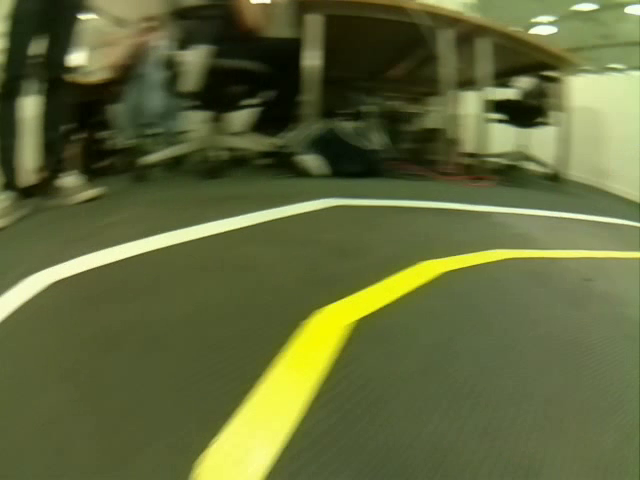
#> input picture frame 61 of 20160310230308_morty.video.mp4, 640 x 480 px
$ python main.py
#> lines starting #> are read from the running program, lines starting #| are printed output that depends on the picture; after the words box and inside, x2 and y2 are one past the last pixel; in counts of white or black regions, pixels touching at a corner belong together
#> further down, frame is the input picture: shape (480, 640, 3); mean B, G, R 58.2, 104.3, 97
#> `hsv_image = cv2.cvtColor(frame, cv2.COLOR_BGR2HLS)`: hsv_image: shape (480, 640, 3); mean of channels 0, 1, 2 35.9, 81.5, 96.8
import cv2
import numpy as np


def get_lane_lines_mask(hsv_image, colors):
    masks = []
    for color in colors:
        if 'low_th' in color and 'high_th' in color:
            mask = cv2.inRange(hsv_image, color['low_th'], color['high_th'])
            masks.append(mask)
#> this loop made 2 passes
#> pass 1, in get_lane_lines_mask, `mask = cv2.inRange(hsv_image, color['low_th'], color['high_th'])`:
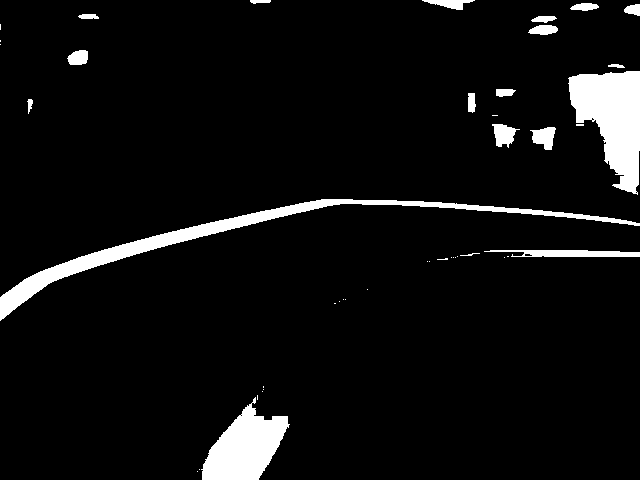
#> mask: shape (480, 640); 6.2% white; 44 white regions (25 under 20 px), largest, box (x1, y1, x2, y2) and area: (0, 199, 640, 321) 6030, (568, 71, 640, 195) 5470, (201, 397, 290, 480) 4061
#> pass 2, in get_lane_lines_mask, `mask = cv2.inRange(hsv_image, color['low_th'], color['high_th'])`:
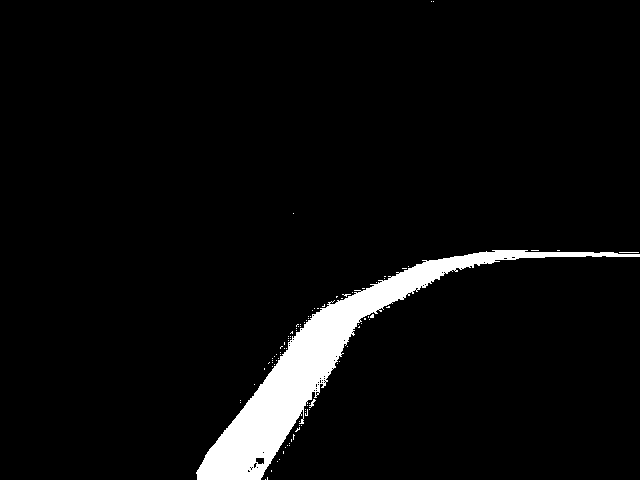
#> mask: shape (480, 640); 4.8% white; 92 white regions (89 under 20 px), largest, box (x1, y1, x2, y2) and area: (196, 250, 640, 480) 14370, (309, 399, 316, 408) 24, (619, 252, 639, 253) 20
#> after the loop, masks = 2 items
    return cv2.add(*masks)
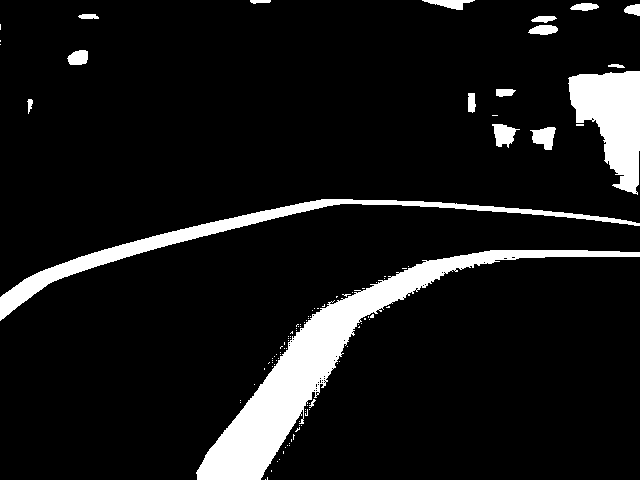
#> returned value: shape (480, 640); 9.4% white; 106 white regions (88 under 20 px), largest, box (x1, y1, x2, y2) and area: (196, 250, 640, 480) 14672, (0, 199, 640, 321) 6030, (568, 71, 640, 195) 5470


# apply mask
def draw_binary_mask(binary_mask, img):
    masked_image = np.zeros_like(img)
    for i in range(3):
        masked_image[:, :, i] = binary_mask.copy()
    return masked_image


sensitivity = 90
lower_white = np.array([0, 169, 0])
upper_white = np.array([255, 255, 255])
lower_yellow = np.array([29, 59, 150])
upper_yellow = np.array([72, 195, 255])

WHITE_LINES = {'low_th': lower_white,
               'high_th': upper_white}

YELLOW_LINES = {'low_th': lower_yellow,
                'high_th': upper_yellow}


def draw_lanes_on_img(i, history):
    hsv_image = cv2.cvtColor(i, cv2.COLOR_BGR2HLS)

    binary_mask = get_lane_lines_mask(hsv_image, [WHITE_LINES, YELLOW_LINES])
    masked_image = draw_binary_mask(binary_mask, hsv_image)

    edges_mask = cv2.Canny(masked_image, 50, 150)
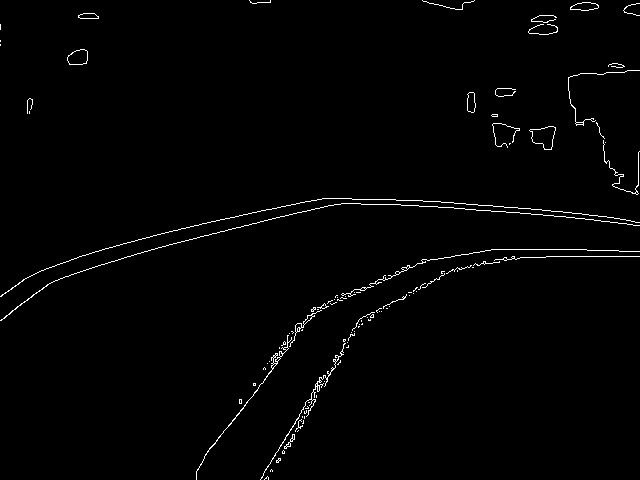
#> edges_mask: shape (480, 640); 1.3% white in thin lines or dots

    # Next we'll create a masked edges image using cv2.fillPoly()
    mask = np.zeros_like(edges_mask)
    ignore_mask_color = 255
    # Define a four sided polygon to mask
    imshape = i.shape
#> imshape = (480, 640, 3)
    vertices = np.array([
        [
            (0, imshape[0]),  # bottom left
            (0, imshape[0] * .5),  # top left
            (imshape[1], imshape[0] * .5),  # top right
            (imshape[1], imshape[0])  # bottom right
        ]
    ], dtype=np.int32)

    # Do the Masking
    cv2.fillPoly(mask, vertices, ignore_mask_color)
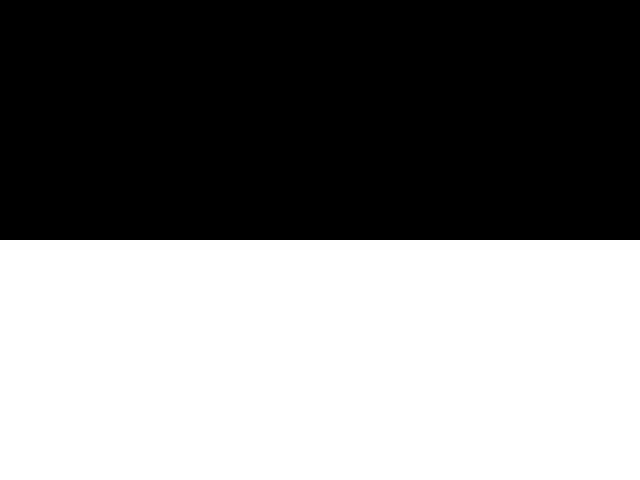
#> mask: shape (480, 640); 50% white; 1 white region, box (x1, y1, x2, y2) and area: (0, 240, 640, 480) 153600
    masked_edges = cv2.bitwise_and(edges_mask, mask)
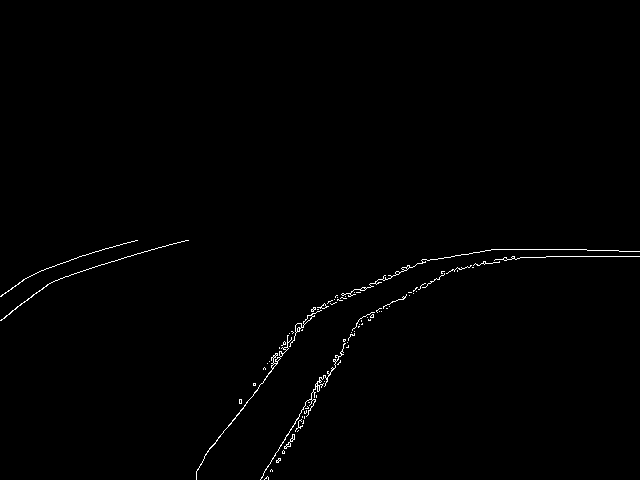
#> masked_edges: shape (480, 640); 0.66% white in thin lines or dots, all inside (x1, y1, x2, y2) = (0, 240, 640, 480)

    # Define the Hough transform parameters
    rho = 2  # distance resolution in pixels
    theta = np.pi / 180  # angular resolution in radians
    threshold = 30  # minimum number of votes
    min_line_length = 20  # minimum number of pixels making up a line
    max_line_gap = 1  # maximum gap in pixels between lines

    # Run Hough on edge detected image
    # Output "lines" is an array containing endpoints of lines
    lines = cv2.HoughLinesP(masked_edges, rho, theta, threshold, np.array([]), min_line_length, max_line_gap)
#> lines = [[546, 256, 639, 256], [260, 479, 275, 454], [491, 249, 539, 249], [233, 420, 249, 399], [69, 275, 100, 265], [77, 257, 136, 240], [616, 250, 636, 251], [124, 257, 157, 248], [15, 308, 49, 283]]
    mxb = np.array([[0, 0]])
    if (lines is not None):
        # Iterate over the output "lines" to calculate m's and b's
        for line in lines:
            for x1, y1, x2, y2 in line:
                m = (y2 - y1) / (x2 - x1)
                b = y1 + -1 * m * x1
                mxb = np.vstack((mxb, [m, b]))
#> this loop made 9 passes

    median_right_m = np.median(mxb[mxb[:, 0] > 0, 0])
    median_left_m = np.median(mxb[mxb[:, 0] < 0, 0])
    median_right_b = np.median(mxb[mxb[:, 0] > 0, 1])
    median_left_b = np.median(mxb[mxb[:, 0] < 0, 1])

    # Calculate the Intersect point of our two lines
    x_intersect = (median_left_b - median_right_b) / (median_right_m - median_left_m)
    y_intersect = median_right_m * (median_left_b - median_right_b) / (median_right_m - median_left_m) + median_right_b
    # Calculate the X-Intercept Points
    # x = (y - b) / m
    left_bottom = (imshape[0] - median_left_b) / median_left_m
#> left_bottom = -324.9
    right_bottom = (imshape[0] - median_right_b) / median_right_m
#> right_bottom = 5216

    # Create a History array for smoothing
    num_frames_to_median = 19
    new_history = [left_bottom, right_bottom, x_intersect, y_intersect]
#> new_history = [-324.9, 5216, 153.6, 226.9]
    if (history.shape[0] == 1):  # First time, create larger array
        history = new_history
#> history = [-324.9, 5216, 153.6, 226.9]
        for j in range(num_frames_to_median):
            history = np.vstack((history, new_history))
    elif (not (np.isnan(new_history).any())):
        history[:-1, :] = history[1:]
        history[-1, :] = new_history
    # Calculate the smoothed line points
    left_bottom_median = np.median(history[:, 0])
#> left_bottom_median = -324.9
    right_bottom_median = np.median(history[:, 1])
#> right_bottom_median = 5216
    x_intersect_median = np.median(history[:, 2])
    y_intersect_median = np.median(history[:, 3])

    # Create our Lines
    cv2.line(
        i,
        (np.int_(left_bottom_median), imshape[0]),
        (np.int_(x_intersect_median), np.int_(y_intersect_median)),
        (255, 0, 0), 4
    )
    cv2.line(
        i,
        (np.int_(right_bottom_median), imshape[0]),
        (np.int_(x_intersect_median), np.int_(y_intersect_median)),
        (0, 0, 255), 4
    )
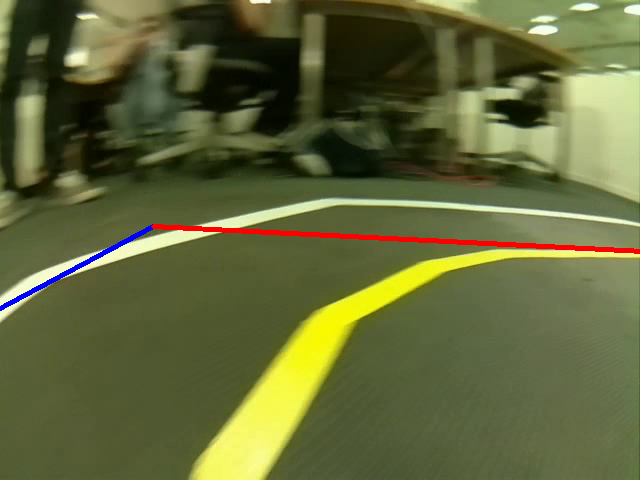
#> i: shape (480, 640, 3); mean B, G, R 57.8, 102.7, 97.5
    # Draw the lines on the image
    return [i, history]

# Process each video frame, note how "history" is passed around
path = "20160310230308_morty.video.mp4"
frames_list = []
video = cv2.VideoCapture(path)

history = np.array([[0, 0, 0, 0]])  # Initialize History
images_list = []
masked_image_list = []

while True:
    ret, frame = video.read()
    if not ret:
        video.set(cv2.CAP_PROP_POS_FRAMES, 1)
    try:
        hsv_image = cv2.cvtColor(frame, cv2.COLOR_BGR2HLS)
        binary_mask = get_lane_lines_mask(hsv_image, [WHITE_LINES, YELLOW_LINES])
        masked_image = draw_binary_mask(binary_mask, hsv_image)
        masked_image_list.append(masked_image)
        [image, history] = draw_lanes_on_img(frame, history)
#> history = 20 rows, first 6: [-324.9, 5216, 153.6, 226.9], [-324.9, 5216, 153.6, 226.9], [-324.9, 5216, 153.6, 226.9], [-324.9, 5216, 153.6, 226.9], [-324.9, 5216, 153.6, 226.9], [-324.9, 5216, 153.6, 226.9]
    except:
        continue
    cv2.imshow('image', image)
    images_list.append(image)
    if cv2.waitKey(30) & 0xFF == ord('q'):
#> (key q is pressed here)
        break

# Create a new ImageSequenceClip, in other words, our video!
'''height, width, layers = images_list[0].shape
fourcc = cv2.VideoWriter_fourcc(*'MP4V')
video = cv2.VideoWriter('video.mp4',fourcc,30.0,(width,height))
_ = [video.write(i) for i in images_list]

height, width, layers = masked_image_list[0].shape
fourcc = cv2.VideoWriter_fourcc(*'MP4V')
video = cv2.VideoWriter('masked_video.mp4',fourcc,30.0,(width,height))
_ = [video.write(i) for i in masked_image_list]'''

cv2.destroyAllWindows()

$ run again, starting later in the video
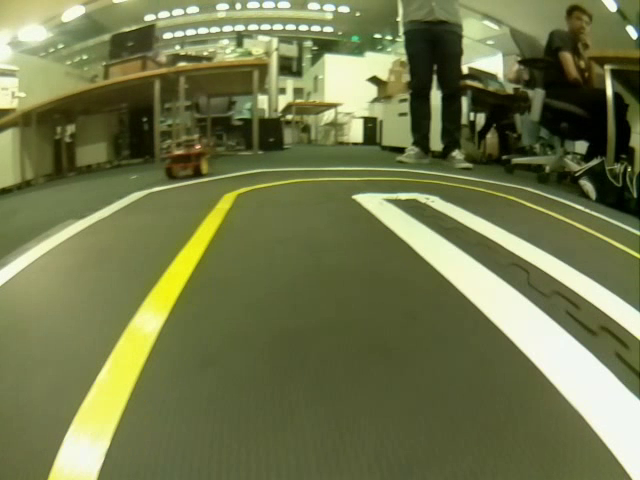
#> input picture frame 274 of 20160310230308_morty.video.mp4, 640 x 480 px
#> frame is the input picture: shape (480, 640, 3); mean B, G, R 76, 119.4, 113.5
#> hsv_image: shape (480, 640, 3); mean of channels 0, 1, 2 35.1, 97.9, 93.3
#> the loop in get_lane_lines_mask, `for color in colors:` made 2 passes
#> pass 1, in get_lane_lines_mask, `mask = cv2.inRange(hsv_image, color['low_th'], color['high_th'])`:
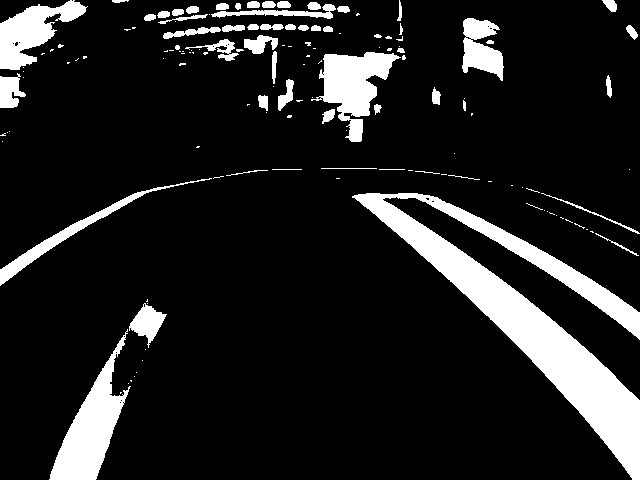
#> mask: shape (480, 640); 12.9% white; 140 white regions (84 under 20 px), largest, box (x1, y1, x2, y2) and area: (352, 193, 640, 480) 18453, (49, 329, 131, 480) 4546, (311, 52, 401, 142) 3634
#> after the loop in get_lane_lines_mask, `for color in colors:`: masks = 2 items
#> edges_mask: shape (480, 640); 2.5% white in thin lines or dots
#> masked_edges: shape (480, 640); 0.68% white in thin lines or dots, all inside (x1, y1, x2, y2) = (0, 240, 640, 480)
#> lines = 23 rows, first 6: [465, 294, 544, 373], [93, 383, 136, 314], [592, 354, 615, 375], [529, 261, 555, 278], [514, 288, 552, 320], [549, 379, 570, 403]
#> the loop in draw_lanes_on_img, `for line in lines:` made 23 passes
#> in draw_lanes_on_img, `cv2.line( i, (np.int_(right_bottom_median), imshape[0]), (np.int_(x_in..`:
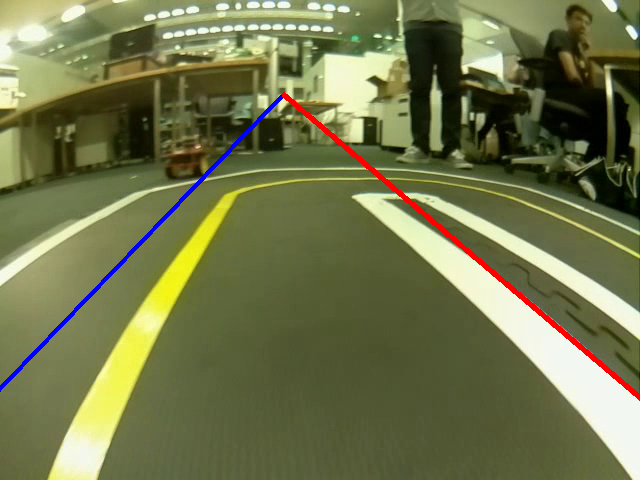
#> i: shape (480, 640, 3); mean B, G, R 76, 117.4, 113.8
#> `[image, history] = draw_lanes_on_img(frame, history)`: history = 20 rows, first 6: [-89.32, 738.4, 283.4, 94.98], [-89.32, 738.4, 283.4, 94.98], [-89.32, 738.4, 283.4, 94.98], [-89.32, 738.4, 283.4, 94.98], [-89.32, 738.4, 283.4, 94.98], [-89.32, 738.4, 283.4, 94.98]

$ run again, starting later in the video
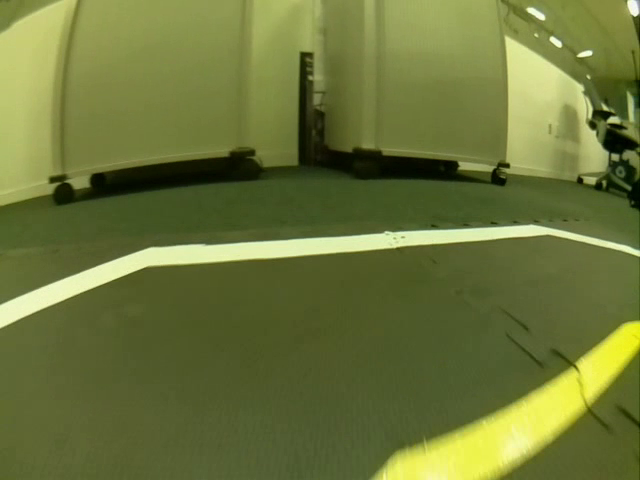
#> input picture frame 488 of 20160310230308_morty.video.mp4, 640 x 480 px
#> frame is the input picture: shape (480, 640, 3); mean B, G, R 58.8, 117.6, 108.2
#> hsv_image: shape (480, 640, 3); mean of channels 0, 1, 2 35.6, 88.3, 104.2
#> the loop in get_lane_lines_mask, `for color in colors:` made 2 passes
#> pass 1, in get_lane_lines_mask, `mask = cv2.inRange(hsv_image, color['low_th'], color['high_th'])`:
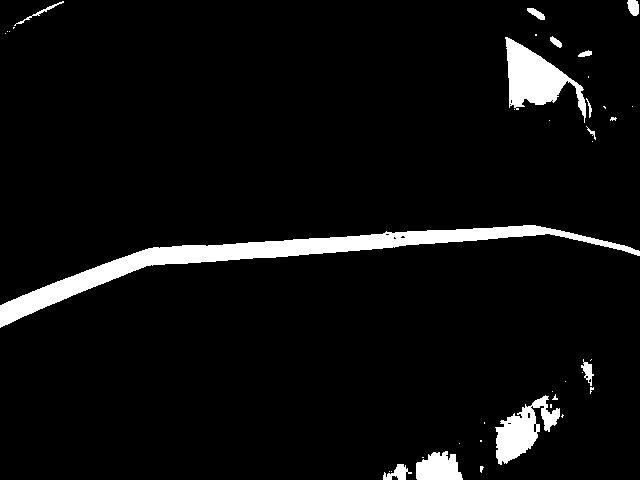
#> mask: shape (480, 640); 5.4% white; 40 white regions (27 under 20 px), largest, box (x1, y1, x2, y2) and area: (0, 225, 640, 328) 9410, (505, 37, 586, 123) 2981, (495, 395, 560, 465) 2058
#> after the loop in get_lane_lines_mask, `for color in colors:`: masks = 2 items
#> edges_mask: shape (480, 640); 1.1% white in thin lines or dots
#> in draw_lanes_on_img, `masked_edges = cv2.bitwise_and(edges_mask, mask)`:
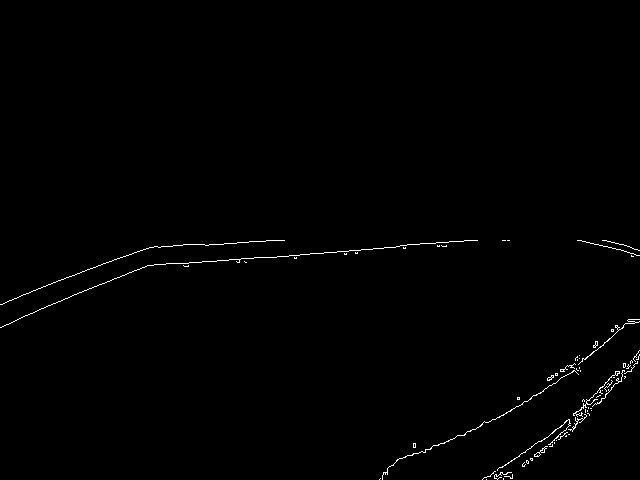
#> masked_edges: shape (480, 640); 0.67% white in thin lines or dots, all inside (x1, y1, x2, y2) = (0, 240, 640, 480)
#> lines = [[453, 241, 475, 240], [154, 264, 179, 263], [237, 242, 265, 241], [116, 259, 143, 249], [183, 244, 204, 244], [278, 256, 299, 255], [3, 303, 70, 276], [505, 465, 532, 446], [19, 318, 94, 286], [217, 260, 240, 259]]
#> the loop in draw_lanes_on_img, `for line in lines:` made 10 passes
